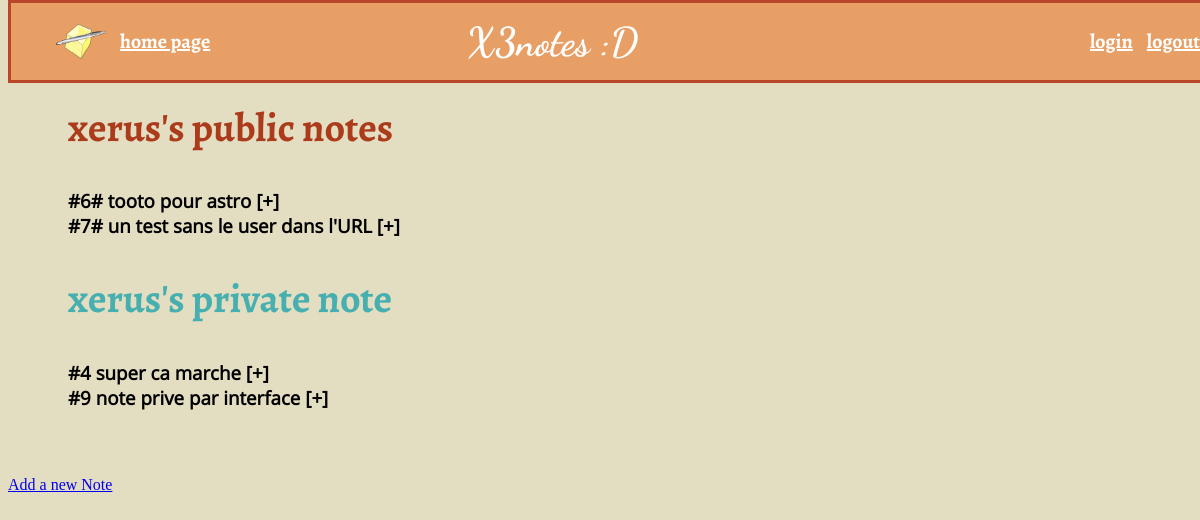
The app's page /x3notes/xerus/ (signed in), older data.
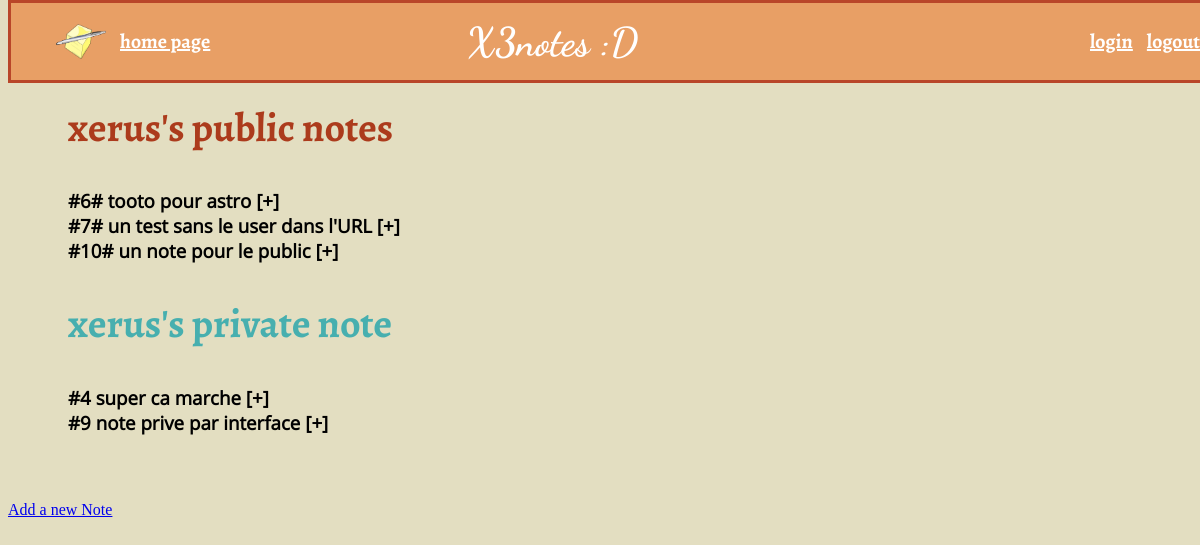
The same page, newer data.
### x3notes/models.py (models this page shows, shortened)
class Note(models.Model):
    title = models.CharField(max_length=255)
    text = models.CharField(max_length=255)
    owner = models.ForeignKey(User)
    ispublic = models.BooleanField(True)

### x3notes/views.py (the view)
# urls.py: url(r'^(?P<username>[a-zA-Z0-9]+)/$', views.view_user, name='view_user'),
def view_user(request,username):
    user2poll = get_object_or_404(User, username=username)
    public_notes = Note.objects.filter(ispublic=True).filter(owner=user2poll)
    private_notes = Note.objects.filter(ispublic=False).filter(owner=user2poll)
    context = {'public_notes': public_notes}
    return render(request, 'x3notes/view_user.html', {'username': username,
                                                     'public_notes': public_notes,
                                                     'private_notes': private_notes})

### x3notes/templates/x3notes/view_user.html (shortened to what this page needs)
{% extends "x3notes/base.html" %}
{% block content %}
<div class="public">
    <h2>{{username}}'s public notes</h2>
    {% for note in public_notes %}
        <div class="note" >
            <div class="note-title"> #{{note.id}}# {{note.title}} [+] </div>
        </div>
    {% endfor %}
</div>
{% if user.is_authenticated and user.username == username %}
<div class="private" >
    <h2> {{username}}'s private note  </h2>
    {% for note in private_notes%}
        <div class="note-priv">
            <div class="note-title"> #{{note.id}} {{note.title}} [+] </div>
        </div>
    {% endfor %}
</div>
{% endif %}
<br><br>
    <a href="{% url 'x3notes:add_note' %}"> Add a new Note</a>
{% endblock %}

Row changes from the older to the newer data that the page shows:
added Note: id "10", title "un note pour le public", shown under "xerus's public notes"
